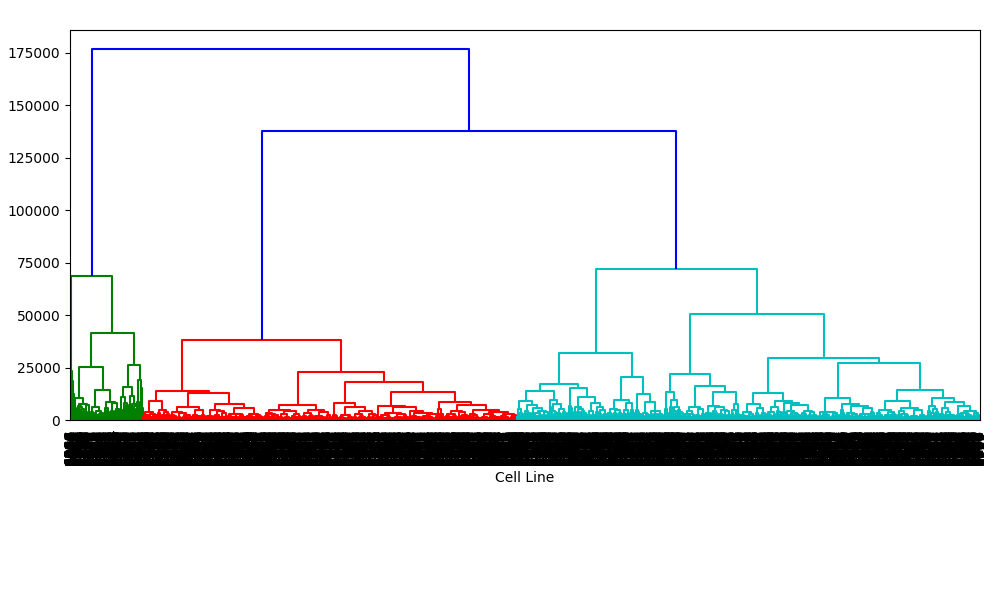

This chart was generated by the following Python code:
import pandas as pd
import numpy as np
from scipy.cluster.hierarchy import dendrogram, linkage
from matplotlib import pyplot as plt

def main():
    datafile = 'dend.txt'
    df = pd.read_csv(datafile,sep=',')
    df = df.set_index('gene')
    cells = list(df.columns.values)
    dendrogrammer(df, cells)

def dendrogrammer(df, leaf_labels):
    D = df.values
    if len(leaf_labels) != len(D):
        D = np.transpose(D)
    Z = linkage(D, method='ward', metric='euclidean')
    plt.figure(figsize=(10, 6))
    ax = plt.subplot()
    plt.subplots_adjust(left=0.07, bottom=0.3, right=0.98, top=0.95,
    wspace=0, hspace=0)
    plt.xlabel('Cell Line')
    plt.ylabel('Distance')
    dendrogram(Z, leaf_rotation=90., leaf_font_size=10.,
    labels=leaf_labels)
    plt.savefig('dendrogram.png')

if __name__ == '__main__':
    main()


